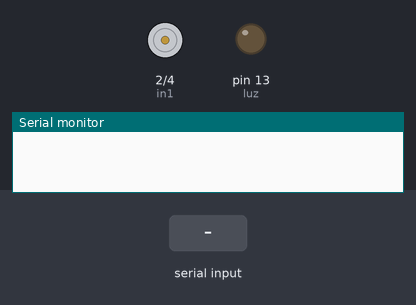
The sketch below on a simulated Arduino Uno, built with avr-gcc and run on an emulated ATmega328P. Shown: motor-driver pin pairs drawn as motors (green arrow = first pin HIGH = forward, orange = second pin HIGH = backward, longer = more drive, scaled by the enable pin), output pins drawn as LEDs (lit = HIGH), the last lines printed to the serial monitor. The test bench sets the inputs (shaded band).

Above: at 1.2 s.
1.3 s: "F" received over Serial
At 2.4 s:
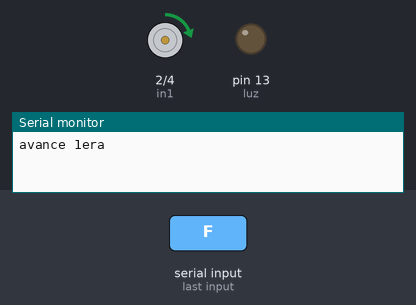
2.8 s: "9" received over Serial
At 3.6 s:
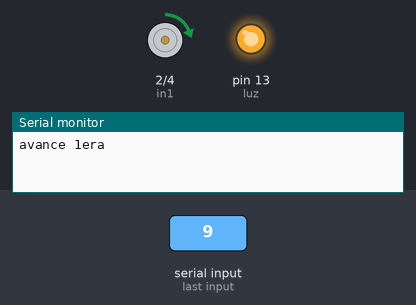
4.3 s: "B" received over Serial
At 4.7 s:
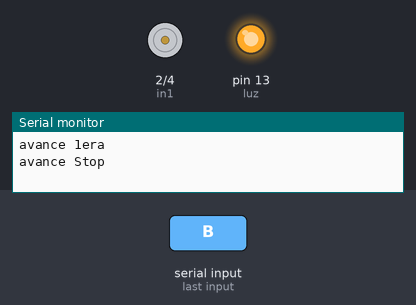
5.8 s: "B" received over Serial
At 7.0 s:
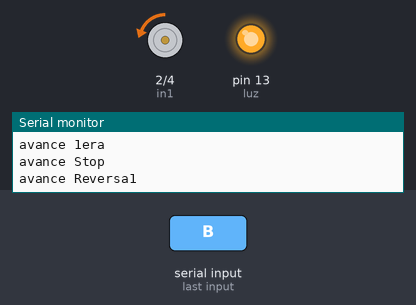
7.3 s: "9" received over Serial
At 8.2 s:
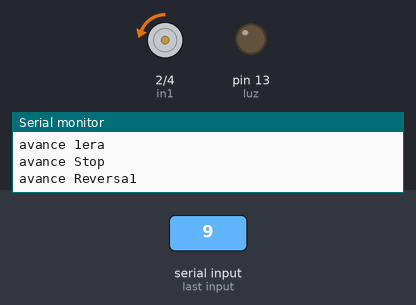
Timing chart, 0 to 9.8 s (numbered marks = the images above; inputs shaded):
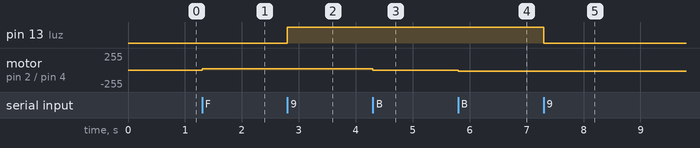

Measured:
- after the input at 1.3 s, motor on pin 2 (in1) / pin 4 (in2): stopped → forward 20/255 at once
- after the input at 2.8 s, pin 13 (luz): LOW → HIGH at once
- after the input at 4.3 s, motor on pin 2 (in1) / pin 4 (in2): forward 20/255 → stopped at once
- after the input at 5.8 s, motor on pin 2 (in1) / pin 4 (in2): stopped → backward 20/255 at once
- after the input at 7.3 s, pin 13 (luz): HIGH → LOW at once

The sketch:

TrenBTL298_00010.ino
```cpp
/*app con BT para L298 // para pruebas 1 locomotora
*/


int Estado=2;
int estadoluz = 0; // estado LUZ
int const luz = 13; //Led pin 13
// Pines para el motor A
const int enA = 3;  // Pin PWM para controlar la velocidad del Motor A
const int in1 = 2;  // Pin para el control de dirección 1 del Motor A
const int in2 = 4;  // Pin para el control de dirección 2 del Motor A

int command; //Int to store app command state.


void iluminacion() {
  if (estadoluz == 0)
  {
    digitalWrite(luz, 1);
  }
  if ( estadoluz == 1)
  {
    digitalWrite(luz, 0);;
  }
  estadoluz = !estadoluz;

  delay(2);
}


void Stop()
{
  digitalWrite(in1, LOW);
  digitalWrite(in2, LOW);
  analogWrite(enA, 0);   // Velocidad máxima (0-255)
  Estado = 2;
}
void avanzar()
{

   digitalWrite(in1, HIGH); // Dirección 1 HIGH
  digitalWrite(in2, LOW);  // Dirección 2 LOW
    analogWrite(enA, 20);   // Velocidad máxima (0-255)
}
void avanzar2()
{

   digitalWrite(in1, HIGH); // Dirección 1 HIGH
  digitalWrite(in2, LOW);  // Dirección 2 LOW
    analogWrite(enA, 40);   // Velocidad máxima (0-255)
}
void avanzar3()
{

   digitalWrite(in1, HIGH); // Dirección 1 HIGH
  digitalWrite(in2, LOW);  // Dirección 2 LOW
   analogWrite(enA, 60);   // Velocidad máxima (0-255)
}
void avanzar4()
{

   digitalWrite(in1, HIGH); // Dirección 1 HIGH
  digitalWrite(in2, LOW);  // Dirección 2 LOW
    analogWrite(enA, 100);   // Velocidad máxima (0-255)
}

void retroceder()
{

 digitalWrite(in1, LOW);  // Dirección 1 LOW
  digitalWrite(in2, HIGH); // Dirección 2 HIGH
  analogWrite(enA, 20);   // Velocidad máxima (0-255)
}
void retroceder1()
{

 digitalWrite(in1, LOW);  // Dirección 1 LOW
  digitalWrite(in2, HIGH); // Dirección 2 HIGH
  analogWrite(enA, 40);   // Velocidad máxima (0-255)
}


void forward()
{
  Estado = Estado + 1;
  if ( Estado > 6 ) {
    Estado = 6;
  }
  switch (Estado)
  {


 case 0:
      retroceder1();
      Serial.println("avance Reversa2");
      break;

    case 1:
      retroceder();
      Serial.println("avance Reversa1");
      break;

    case 2:
      Stop();
      Serial.println("avance Stop");
      break;

    case 3:
      avanzar();
      Serial.println("avance 1era");
      break;

    case 4:
      avanzar2();
      Serial.println("avance 2da");
      break;

    case 5:
      avanzar3();
      Serial.println("avance 3era");
      break;

    case 6:
      avanzar4();
      Serial.println("avance 4ta");
      break;


  }
}

void backward()
{
  Estado = Estado - 1;
  if (Estado < 0 ) {
    Estado = 0;
  }
switch (Estado)
  {
case 0:
      retroceder1();
      Serial.println("avance Reversa2");
      break;

    case 1:
      retroceder();
      Serial.println("avance Reversa1");
      break;

    case 2:
      Stop();
      Serial.println("avance Stop");
      break;

    case 3:
      avanzar();
      Serial.println("avance 1era");
      break;

    case 4:
      avanzar2();
      Serial.println("avance 2da");
      break;

    case 5:
      avanzar3();
      Serial.println("avance 3era");
      break;

    case 6:
      avanzar4();
      Serial.println("avance 4ta");
      break;


  }
}


void setup() {
  Serial.begin(9600);

  pinMode(enA, OUTPUT);
  pinMode(in1, OUTPUT);
  pinMode(in2, OUTPUT);

  pinMode(luz, OUTPUT);

}

void ControlBT () {
  if (Serial.available() > 0)
  {
    command = Serial.read();

    switch (command) {
      case 'F': forward(); delay(100); break;
      case 'B': backward();delay(100);  break;
      case 'S': Stop(); delay(100); break;
           case '9': iluminacion(); break;


        delay(20);
    }
  }
}

void loop() {
ControlBT ();

}
```
